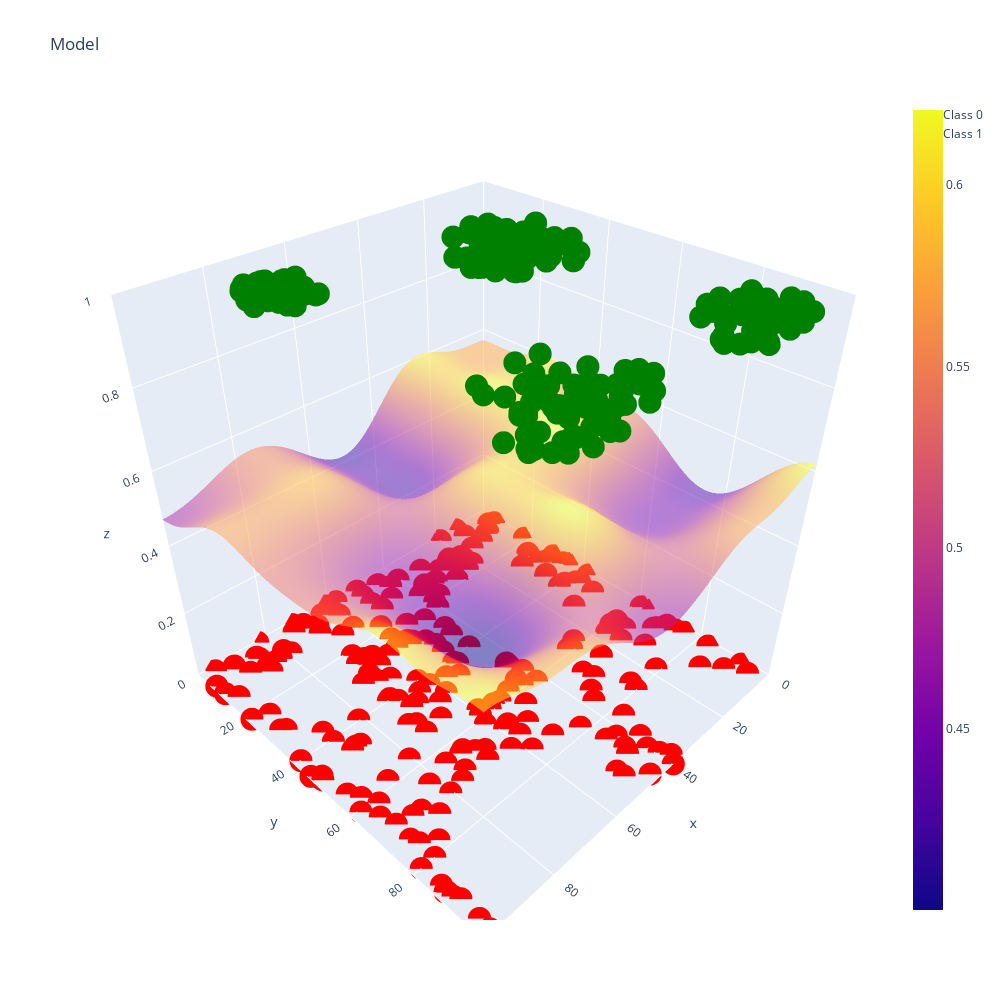

The notebook cell this image was saved under:
### Code cell
# Plot (plotly)

def plot_model_2d_in_3d_py(model_: Model2D, data_: np.ndarray) -> None:
    fig = py.graph_objs.Figure()
    fig.add_scatter3d(x=data_[0, data_[2, :] == 0], y=data_[1, data_[2, :] == 0], z=data_[2, data_[2, :] == 0],
                      mode='markers', marker_color='red', name='Class 0')
    fig.add_scatter3d(x=data_[0, data_[2, :] == 1], y=data_[1, data_[2, :] == 1], z=data_[2, data_[2, :] == 1],
                      mode='markers', marker_color='green', name='Class 1')

    x = np.linspace(0, S, 100)
    y = np.linspace(0, S, 100)
    x, y = np.meshgrid(x, y)
    x = x.flatten()
    y = y.flatten()
    z = model_.g(x, y)
    x = x.reshape((100, 100))
    y = y.reshape((100, 100))
    z = z.reshape((100, 100))
    fig.add_surface(x=x, y=y, z=z, opacity=0.5)

    fig.update_layout(
        title='Model',
        scene=dict(
            xaxis_title='x',
            yaxis_title='y',
            zaxis_title='z',
            xaxis=dict(range=[0, S]),
            yaxis=dict(range=[0, S]),
            zaxis=dict(range=[0, 1]),
        ),
        width=1000,
        height=1000
    )

    fig.show()


plot_model_2d_in_3d_py(model_g, data)

### Figure 1 — Plotly figure (JSON) as saved in the notebook; plotly's stock layout.template omitted (floating-point values rounded to 4 significant figures; data arrays with more than 128 entries replaced by an {"elided": "..."} marker saying what was removed)
{"data": [{"marker": {"color": "red"}, "mode": "markers", "name": "Class 0", "type": "scatter3d", "x": {"elided": "250 float values"}, "y": {"elided": "250 float values"}, "z": {"elided": "250 int values"}}, {"marker": {"color": "green"}, "mode": "markers", "name": "Class 1", "type": "scatter3d", "x": {"elided": "250 float values"}, "y": {"elided": "250 float values"}, "z": {"elided": "250 int values"}}, {"opacity": 0.5, "type": "surface", "x": {"elided": "100x100 float values"}, "y": {"elided": "100x100 float values"}, "z": {"elided": "100x100 float values"}}], "layout": {"height": 1000, "scene": {"xaxis": {"range": [0, 100], "title": {"text": "x"}}, "yaxis": {"range": [0, 100], "title": {"text": "y"}}, "zaxis": {"range": [0, 1], "title": {"text": "z"}}}, "title": {"text": "Model"}, "width": 1000}}
